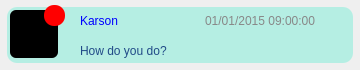
<?xml version="1.0" encoding="UTF-8"?>
<ui version="4.0">
 <class>chating_item</class>
 <widget class="QWidget" name="chating_item">
  <property name="geometry">
   <rect>
    <x>0</x>
    <y>0</y>
    <width>360</width>
    <height>70</height>
   </rect>
  </property>
  <property name="minimumSize">
   <size>
    <width>360</width>
    <height>70</height>
   </size>
  </property>
  <property name="maximumSize">
   <size>
    <width>360</width>
    <height>70</height>
   </size>
  </property>
  <property name="windowTitle">
   <string>Form</string>
  </property>
  <layout class="QHBoxLayout" name="horizontalLayout">
   <property name="spacing">
    <number>0</number>
   </property>
   <property name="leftMargin">
    <number>0</number>
   </property>
   <property name="topMargin">
    <number>0</number>
   </property>
   <property name="rightMargin">
    <number>0</number>
   </property>
   <property name="bottomMargin">
    <number>0</number>
   </property>
   <item>
    <widget class="QWidget" name="widgetMain" native="true">
     <property name="minimumSize">
      <size>
       <width>360</width>
       <height>70</height>
      </size>
     </property>
     <property name="maximumSize">
      <size>
       <width>360</width>
       <height>70</height>
      </size>
     </property>
     <property name="styleSheet">
      <string notr="true">QWidget#widgetMain {
        background-color: rgba(70, 236, 206, 87);
        border-radius: 10px;
    	border-bottom: 0;
    	padding: 7px;
   	 margin: 7px;
    }</string>
     </property>
     <widget class="QWidget" name="avatar" native="true">
      <property name="geometry">
       <rect>
        <x>10</x>
        <y>10</y>
        <width>48</width>
        <height>48</height>
       </rect>
      </property>
      <property name="minimumSize">
       <size>
        <width>48</width>
        <height>48</height>
       </size>
      </property>
      <property name="maximumSize">
       <size>
        <width>48</width>
        <height>48</height>
       </size>
      </property>
      <property name="styleSheet">
       <string notr="true">QWidget#avatar{
	background-color: rgb(0, 0, 0);
	border-radius: 6px;
}</string>
      </property>
     </widget>
     <widget class="QWidget" name="new_message" native="true">
      <property name="geometry">
       <rect>
        <x>44</x>
        <y>5</y>
        <width>21</width>
        <height>21</height>
       </rect>
      </property>
      <property name="minimumSize">
       <size>
        <width>21</width>
        <height>21</height>
       </size>
      </property>
      <property name="maximumSize">
       <size>
        <width>21</width>
        <height>21</height>
       </size>
      </property>
      <property name="styleSheet">
       <string notr="true">QWidget#new_message{
	border-radius: 10px;
	background-color: rgb(255, 0, 0);
}</string>
      </property>
      <layout class="QHBoxLayout" name="horizontalLayout_2">
       <property name="spacing">
        <number>0</number>
       </property>
       <property name="leftMargin">
        <number>0</number>
       </property>
       <property name="topMargin">
        <number>0</number>
       </property>
       <property name="rightMargin">
        <number>0</number>
       </property>
       <property name="bottomMargin">
        <number>0</number>
       </property>
       <item>
        <widget class="QLabel" name="massage_num">
         <property name="styleSheet">
          <string notr="true">QLabel#massage_num{
	color: white;
	background-color: transparent;
	font: 10pt &quot;Airal&quot;;
}</string>
         </property>
         <property name="text">
          <string/>
         </property>
         <property name="alignment">
          <set>Qt::AlignCenter</set>
         </property>
        </widget>
       </item>
      </layout>
     </widget>
     <widget class="QLabel" name="name">
      <property name="geometry">
       <rect>
        <x>80</x>
        <y>10</y>
        <width>121</width>
        <height>21</height>
       </rect>
      </property>
      <property name="sizePolicy">
       <sizepolicy hsizetype="Preferred" vsizetype="Preferred">
        <horstretch>0</horstretch>
        <verstretch>0</verstretch>
       </sizepolicy>
      </property>
      <property name="styleSheet">
       <string notr="true">QLabel{
	background-color: transparent;
	font: 75 14pt &quot;Arial&quot;;
	color: blue
}</string>
      </property>
      <property name="text">
       <string>Karson</string>
      </property>
     </widget>
     <widget class="QLabel" name="resent_message">
      <property name="geometry">
       <rect>
        <x>80</x>
        <y>40</y>
        <width>221</width>
        <height>21</height>
       </rect>
      </property>
      <property name="sizePolicy">
       <sizepolicy hsizetype="Expanding" vsizetype="Preferred">
        <horstretch>0</horstretch>
        <verstretch>0</verstretch>
       </sizepolicy>
      </property>
      <property name="styleSheet">
       <string notr="true">QLabel#resent_message{
	background-color: transparent;
	font: 75 11pt &quot;Arial&quot;;
	color: rgb(32, 74, 135);
}</string>
      </property>
      <property name="text">
       <string>How do you do?</string>
      </property>
     </widget>
     <widget class="QLabel" name="message_time">
      <property name="geometry">
       <rect>
        <x>205</x>
        <y>10</y>
        <width>141</width>
        <height>21</height>
       </rect>
      </property>
      <property name="styleSheet">
       <string notr="true">QLabel#message_time{
	background-color: transparent;
	font: 75 11pt &quot;Arial&quot;;
	color: #888888;
}</string>
      </property>
      <property name="text">
       <string>01/01/2015 09:00:00</string>
      </property>
     </widget>
    </widget>
   </item>
  </layout>
 </widget>
 <resources/>
 <connections/>
 <slots>
  <slot>on_btnDeleteClicked()</slot>
 </slots>
</ui>
